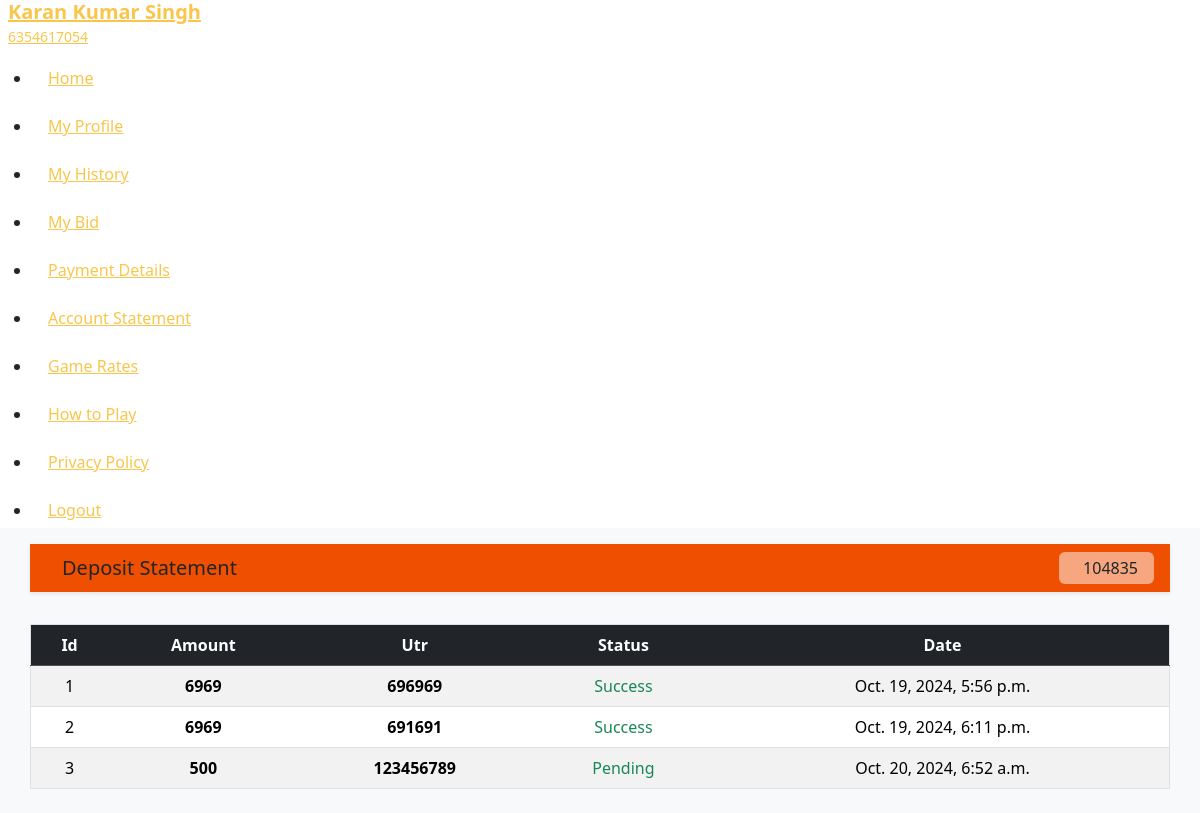
The page /DepositHistory (signed in) on the database its author committed.
### app/models.py (models this page shows, shortened)
class customer(models.Model):
    user=models.ForeignKey(User,on_delete=models.CASCADE)
    name=models.CharField(max_length=225)
    mobile=models.CharField(max_length=225)
    password=models.CharField(max_length=125)
    email=models.CharField(max_length=225,null="",blank=True)
    wallet=models.IntegerField(default=0)
    status=models.CharField(max_length=225,default="no",blank=True)
    join=models.DateTimeField(auto_now_add=True, blank=True)
    def __str__(self):
     return self.user.first_name

class DepositRequest(models.Model):
   mobile=models.CharField(max_length=225,null="",blank=True)
   amount=models.IntegerField(null="",blank=True)
   utr=models.CharField(max_length=225,null="",blank=True)
   status=models.CharField(max_length=225,null="",blank=True)
   join=models.DateTimeField(auto_now_add=True,blank=True)

### app/views.py (the view)
# urls.py: path('DepositHistory',views.DepositHistory,name="DepositHistory page"),
def DepositHistory(request):
    if not request.user.is_authenticated:
        return redirect(loginpg)
    user=request.user
    client=customer.objects.get(user=user)
    dt=DepositRequest.objects.filter(mobile=client.mobile)
    return render(request,"DepositHistory.html",{"client":client,"dt":dt})

### templates/DepositHistory.html (shortened to what this page needs)
<!doctype html>
<html lang="en">
<head>
  <link rel="stylesheet" href="https://dpboss777.co.in/assets/frontend/assets/css/custom.css">
  <link rel="stylesheet" href="https://cdn.jsdelivr.net/npm/boxicons@latest/css/boxicons.min.css" />
  <link rel="stylesheet" href="https://dpboss777.co.in/assets/frontend/assets/css/bootstrap.min.css">
  <link href="https://cdn.jsdelivr.net/npm/remixicon@3.6.0/fonts/remixicon.css" rel="stylesheet">
  <link rel="stylesheet" href="https://cdnjs.cloudflare.com/ajax/libs/izitoast/1.4.0/css/iziToast.css" />
</head>
<body>
  <div class="main-wrapper" id="body-pd">
<div class="sidenav d-flex flex-column justify-content-between" id="nav-bar">
  <div class="sidebody">
    <div class="sidebar-logo">
      <a href="index.html" class="d-flex align-items-center">
        <div class="logo-info">
          <h2 class="fw-bold fs-5 m-0" >{{client}}</h2>
          <small class="m-0">{{client.mobile}}</small>
        </div>
      </a>
    </div>
    <ul class="sidebar-menu" id="nav_accordion">
      <li class="nav-item">
        <a href="/games">
          <span class="mm-text dash-item">Home</span>
        </a>
      </li>
      <li class="nav-item">
        <a href="/myprofile">
          <span class="mm-text dash-item">My Profile</span>
        </a>
      </li>
                <li class="nav-item">
        <a href="/history">
          <span class="mm-text dash-item">My History</span>
        </a>
      </li>
      <li class="nav-item">
        <a href="/bid-history">
          <span class="mm-text dash-item">My Bid</span>
        </a>
      </li>
      <li class="nav-item">
        <a href="/payment">
          <span class="mm-text dash-item">Payment Details</span>
        </a>
      </li>
      <li class="nav-item">
        <a href="/passbook">
          <span class="mm-text dash-item">Account Statement</span>
        </a>
      </li>
      <li class="nav-item">
        <a href="/gameprice">
          <span class="mm-text dash-item">Game Rates</span>
        </a>
      </li>
      <li class="nav-item">
        <a href="/howtoplay">
          <span class="mm-text dash-item">How to Play</span>
        </a>
      </li>
                <li class="nav-item">
        <a href="/privacypolicy">
          <span class="mm-text dash-item">Privacy Policy</span>
        </a>
      </li>
      <li class="nav-item">
          <a href="/Elogout" ><span class="mm-text dash-item">Logout</span></a>
      </li>
    </ul>
  </div>
</div>
    <main class="fullheight bg-light">
        <div class="main-body">
            <div class="home-wraper">
                <div class="container">
<div class="row gy-3 gameopen justify-content-center pb-2">
            <div class="col-sm-12 my-3 px-0 sticky-top" style="background-color: #ee4f00;" >
              <div class=" shadow-sm px-3 py-2 d-flex align-items-center justify-content-between">
                  <h5 class="fw-semibild m-0"><a href="/games"></a> Deposit Statement </h5>
                  <div class="wallet px-3 py-1 rounded-2 bg-white bg-opacity-50">
                   <span class="ms-2 fs-6">{{client.wallet}}</span>
                </div>
              </div>
            </div>
                          <table class="table border table-hove table-striped">
                            <thead class="table-dark">
                              <tr class="text-center">
                                <th>Id</th>
                                <th>Amount</th>
                                <th>Utr</th>
                                <th>Status</th>
                                <th>Date</th>
                              </tr>
                            </thead>
                            <tbody>
                              {% for i in dt %}
                              <tr class="text-center">
                                <td>{{forloop.counter}}</td>
                                <td class="fw-bold">{{i.amount}}</td>
                                <td class="fw-bold">{{i.utr}}</td>
                                {% if i.status == "Processing" or i.status == "Reject" %}
                                <td class="text-danger">{{i.status}}</td>
                                {% else %}
                                <td class="text-success">{{i.status}}</td>
                                {% endif %}
                                <td>{{i.join}}</td>
                              </tr>
                              {% endfor %}
                            </tbody>
                          </table>
                      </div>
                </div>
            </div>
        </div>
    </main>
  </div>
</body>
</html>

### rows shown on the page
customer: user.first_name "Karan Kumar Singh", mobile "6354617054", wallet "104835"
DepositRequest: amount "6969", utr "696969", status "Success", join "Oct. 19, 2024, 5:56 p.m."
DepositRequest: amount "6969", utr "691691", status "Success", join "Oct. 19, 2024, 6:11 p.m."
DepositRequest: amount "500", utr "123456789", status "Pending", join "Oct. 20, 2024, 6:52 a.m."
